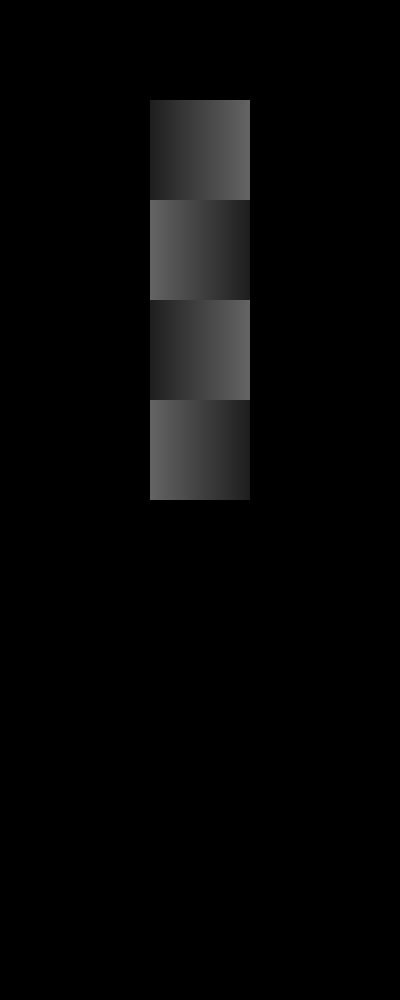
#> input picture 25dflipper/flipper25d/exp/map/con_ramp.png, 800 x 2000 px (shown at 1/2 size); its folder holds only this picture in this run
$ python diffdialted.py   (older library calls are emulated)
#> lines starting #> are read from the running program, lines starting #| are printed output that depends on the picture
### 25dflipper/flipper25d/expand.py
import numpy as np
from scipy.misc import imread
from scipy.io import savemat
import matplotlib.pyplot as plt
from config import *
import pdb
'''
Space expansion for man4 and man6

resolution: 0.003m/pixel
Pixel value of MAN4: // with 15 degree ramps
value_floor = 30; // general ground
value_ramp = [30, 100];  // ramp from 30 to 100
value_wall = 255; // the height of wall
value_outside = 128;

Pixel value of MAN6:
value_floor = 30; // general ground
value_bar = 100;  // height of bar
value_wall = 255; // height of wall
value_outside = 128; //

---------------------- On obstacle -------------------


resolution = 0.003m/pixel

200 pixel = 0.6 m

for step:
value_step = 100;

for ramp:
value_ramp = 100; %[30, 100]
'''

def kernel(size):
    #size: size in pixel;
    #        here each pixel is with PIXEL_RESO, so the real size is size * PIXEL_RESO
    #return:
    #   k: kernel
    #   k_mask: true/false table tell if > 0
    k = np.zeros((size,size))
    mid = size//2#mid id in k
    for r in range(size):
        for c in range(size):
            k[r,c] = np.sqrt(np.max([0.,WHEEL_RADIUS**2 - ((r-mid)*PIXEL_RESO)**2-((c-mid)*PIXEL_RESO)**2]))
    return k, k>0

def expand_map(height_map):
    '''
        get 2.5D map and expand it
    '''
    k, k_mask = kernel(KERNEL_SIZE)
    kernel_radius = KERNEL_SIZE//2


    #parallel later
    origin = height_map.copy()
    rnm, cnm = origin.shape
    '''
    for r in range(rnm):
        for c in range(cnm):
    '''
    for r in range(kernel_radius,rnm-kernel_radius-1):
        for c in range(kernel_radius,cnm-kernel_radius-1):
            if origin[r,c] < 0.5:#not wall not unknown
                local_expan = k + k_mask * height_map[r,c]#only the ball region will be covered
                origin[r-kernel_radius:r+kernel_radius+1, c-kernel_radius:c+kernel_radius+1] = \
                        np.maximum(origin[r-kernel_radius:r+kernel_radius+1, c-kernel_radius:c+kernel_radius+1],\
                                    local_expan)
    return origin


def png_to_map(png, map_name):
    '''
       get png and transform it to the 2.5D map

       the wall is 0.5m, the outside should be 1m
    '''
    height_map = np.zeros(png.shape)
    if map_name ==  'man4' or 'ramp' in map_name:#[ ramp, bar ]
        height_map[png == 128] = 1.
        height_map[png == 255] = .5
        height_map[(png >= 30) * (png <= 100)] = (png[(png >= 30 )*( png <= 100)] - 30)/70 * (RAMP_HEIGHT_HIGH-RAMP_HEIGHT_LOW) + RAMP_HEIGHT_LOW
        return height_map
    elif map_name == 'man6' or 'step' in map_name:
        height_map[png == 128] = 1.
        height_map[png == 255] = .5
        height_map[png == 100] = .095# step only have 100 and 0
        height_map[png == 0] = 0.
        return height_map
    else:
        assert(False)

# [9 lines that do not run on import are left out]

### 25dflipper/flipper25d/vis/vis.py
import matplotlib.pyplot as plt
from mpl_toolkits.mplot3d import axes3d, Axes3D
from flipper25d.config import *
import numpy as np
import pdb


def draw_arena(ax,local_map):
    rcdata = np.mgrid[-(WINDOW_SIZE//2):WINDOW_SIZE//2+1:5,-(WINDOW_SIZE//2):WINDOW_SIZE//2+1:5].reshape((2,-1))
    z = local_map[(rcdata+WINDOW_SIZE//2).tolist()]

    #on xyz
    ax.scatter3D(-rcdata[0,:]*PIXEL_RESO,-rcdata[1,:]*PIXEL_RESO,z,c=z,cmap='Greens')
# [94 lines left out: functions get_S1, rot_x, rot_y, rot_z, rot_vector, get_S0 and 2 more, not called in this run]

### 25dflipper/flipper25d/exp/process/diffdialted.py
from flipper25d.vis.vis import draw_arena
from flipper25d.expand import png_to_map, expand_map
from flipper25d.config import *

from scipy.misc import imread
import matplotlib.pyplot as plt
from mpl_toolkits.mplot3d import axes3d, Axes3D
import pdb

if __name__ == '__main__':
    png_map = imread('../map/'+ARENA_NAME+'.png')
#> png_map is the input picture: shape (2000, 800); min 0, max 100, mean 6.5
    height_map = png_to_map(png_map, ARENA_NAME)
#> in png_to_map, `height_map[(png >= 30) * (png <= 100)] = (png[(png >= 30 )*( png <= 10..`:
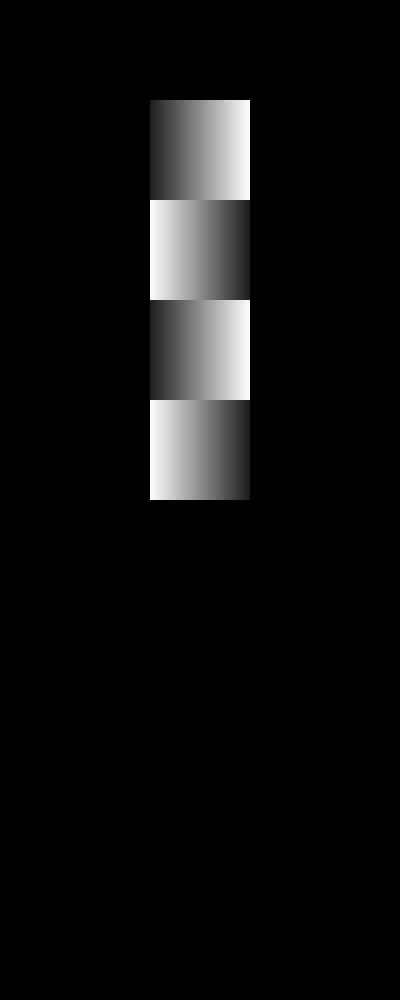
#> height_map: shape (2000, 800) float64 (shown at 1/2 size); min 0, max 0.179, mean 0.00996; drawn with min black and max white
    expand_map = expand_map(height_map)
#> after the loop in expand_map, `for r in range(kernel_radius,rnm-kernel_radius-1):`:
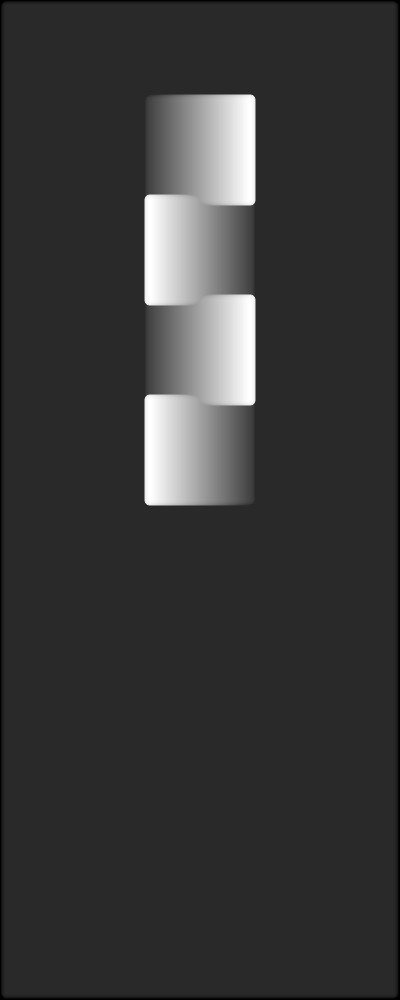
#> origin: shape (2000, 800) float64 (shown at 1/2 size); min 0, max 0.214, mean 0.0462; drawn with min black and max white

    pdb.set_trace()
    local_height_map = height_map[399-WINDOW_SIZE//2:399+WINDOW_SIZE//2+1, 399-WINDOW_SIZE//2:399+WINDOW_SIZE//2+1]
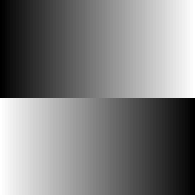
#> local_height_map: shape (195, 195) float64; min 0.0223, max 0.177, mean 0.0996; drawn with min black and max white
    local_expand_map = expand_map[399-WINDOW_SIZE//2:399+WINDOW_SIZE//2+1, 399-WINDOW_SIZE//2:399+WINDOW_SIZE//2+1]
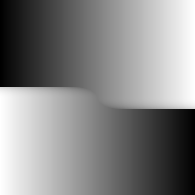
#> local_expand_map: shape (195, 195) float64; min 0.059, max 0.213, mean 0.14; drawn with min black and max white

    fig = plt.figure()
    ax = Axes3D(fig)
    ax.set_xlim3d([-LEN_S2S1S0,LEN_S2S1S0])
    ax.set_ylim3d([-LEN_S2S1S0,LEN_S2S1S0])
    ax.set_zlim3d([-LEN_S2S1S0,LEN_S2S1S0])
#> (the run stopped early here; a loop or call above may not have finished)
